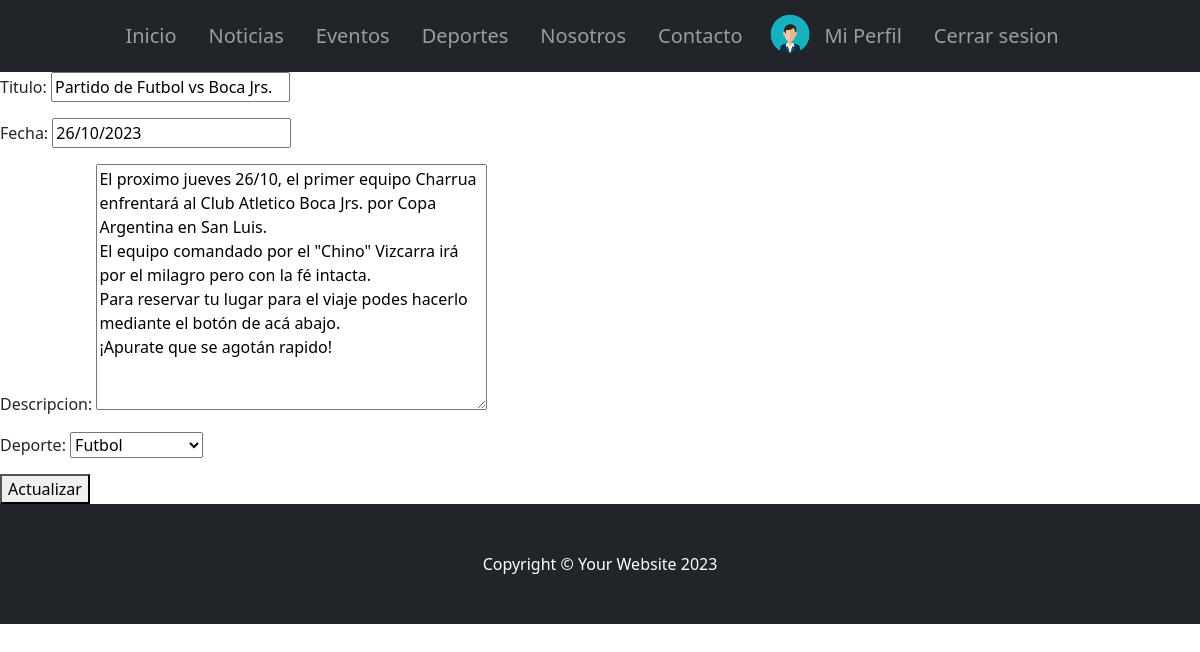
The page /AppClub/actualizarEventos/7/ (signed in) on the database its author committed.
### AppClub/models.py (models this page shows, shortened)
class Evento(models.Model):
    titulo = models.CharField(max_length=100)
    fecha = models.DateField()
    descripcion = models.TextField()
    deporte = models.ForeignKey(Deporte, on_delete=models.CASCADE, null=True)

### AppClub/views.py (the view)
# urls.py: path("actualizarEventos/<pk>/", EventoUpdate.as_view(), name="actualizarEvento"),
class EventoUpdate(LoginRequiredMixin, UpdateView):
    model = Evento
    template_name = "evento_update.html"
    fields = "__all__"
    success_url = reverse_lazy("listarEventos")

### AppClub/models.py (called while the page is built)
    def __str__(self):
        return f"{self.nombre}"

### AppClub/templates/evento_update.html
{% extends 'padre.html' %}
{% block ContenidoQueCambia %}
<form action="{% url 'actualizarEvento' pk=evento.id %}" method="post"> {% csrf_token %}
    {{form.as_p}}
    <button type="submit"> Actualizar </button>
</form>
{% endblock ContenidoQueCambia %}

### rows shown on the page
Evento: titulo "Partido de Futbol vs Boca Jrs.", fecha "26/10/2023", descripcion "El proximo jueves 26/10, el primer equipo Charrua enfrentará al Club Atletico Boca Jrs. por Copa Argentina en San Luis. El equipo comandado por el \"Chino\" Vizcarra irá por el milagro pero con la fé intacta. Para reservar tu lugar para el viaje podes hacerlo mediante el botón de acá abajo. ¡Apurate que se agotán rapido!", deporte "Futbol"
